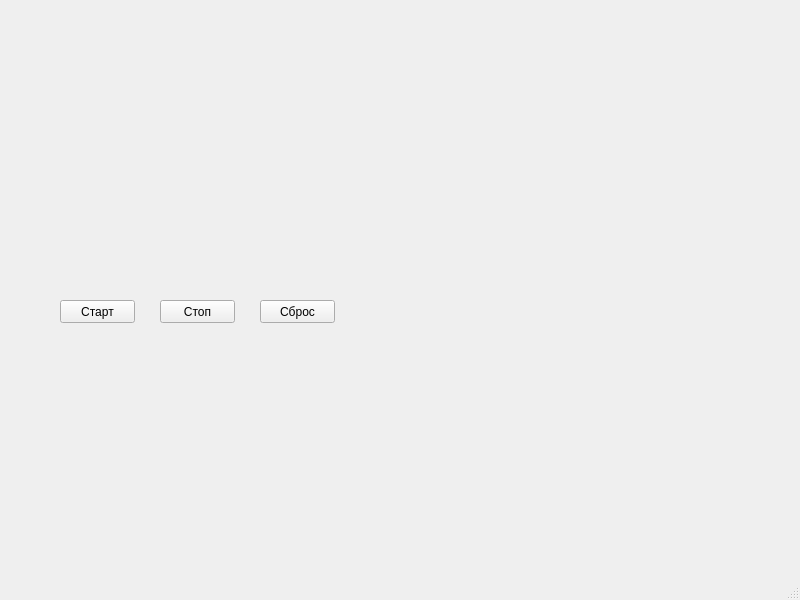
<?xml version="1.0" encoding="UTF-8"?>
<ui version="4.0">
 <class>MainWindow</class>
 <widget class="QMainWindow" name="MainWindow">
  <property name="geometry">
   <rect>
    <x>0</x>
    <y>0</y>
    <width>800</width>
    <height>600</height>
   </rect>
  </property>
  <property name="windowTitle">
   <string>MainWindow</string>
  </property>
  <widget class="QWidget" name="centralwidget">
   <widget class="QPushButton" name="pushButton">
    <property name="geometry">
     <rect>
      <x>60</x>
      <y>300</y>
      <width>75</width>
      <height>23</height>
     </rect>
    </property>
    <property name="text">
     <string>Старт</string>
    </property>
   </widget>
   <widget class="QPushButton" name="pushButton_2">
    <property name="geometry">
     <rect>
      <x>160</x>
      <y>300</y>
      <width>75</width>
      <height>23</height>
     </rect>
    </property>
    <property name="text">
     <string>Стоп</string>
    </property>
   </widget>
   <widget class="QPushButton" name="pushButton_3">
    <property name="geometry">
     <rect>
      <x>260</x>
      <y>300</y>
      <width>75</width>
      <height>23</height>
     </rect>
    </property>
    <property name="text">
     <string>Сброс</string>
    </property>
   </widget>
  </widget>
  <widget class="QMenuBar" name="menubar">
   <property name="geometry">
    <rect>
     <x>0</x>
     <y>0</y>
     <width>800</width>
     <height>21</height>
    </rect>
   </property>
  </widget>
  <widget class="QStatusBar" name="statusbar"/>
 </widget>
 <resources/>
 <connections/>
</ui>
